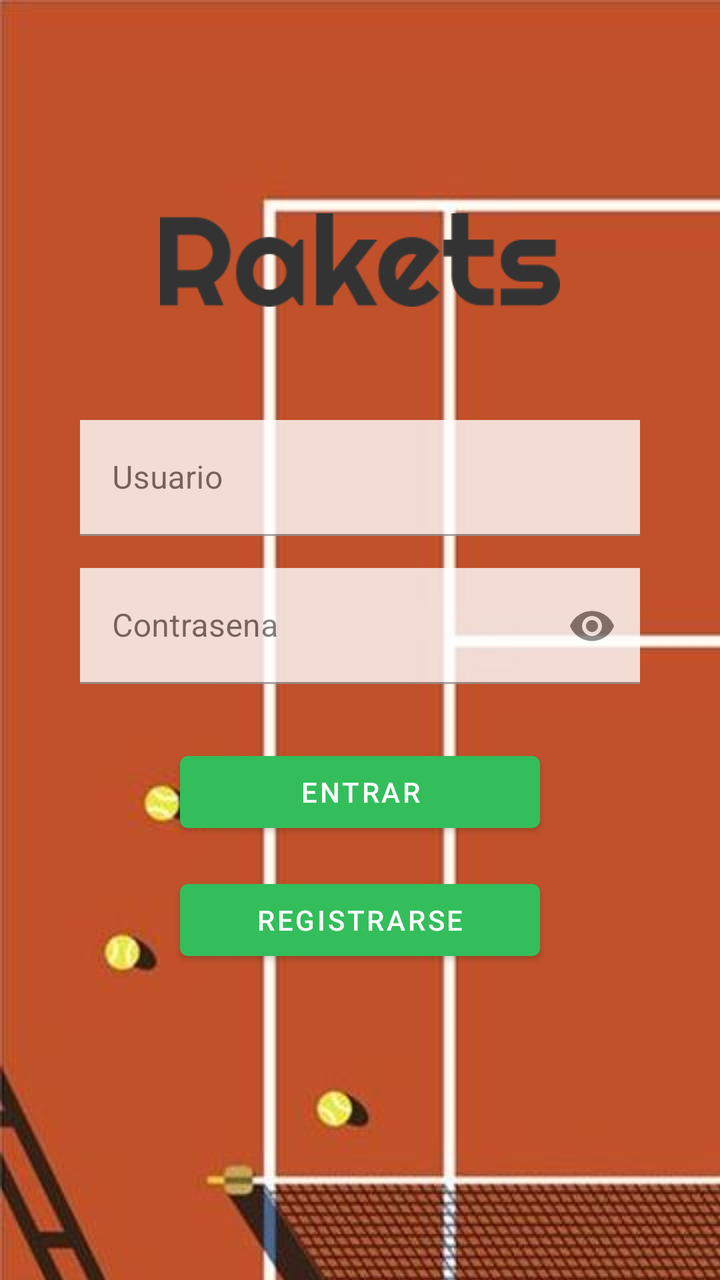
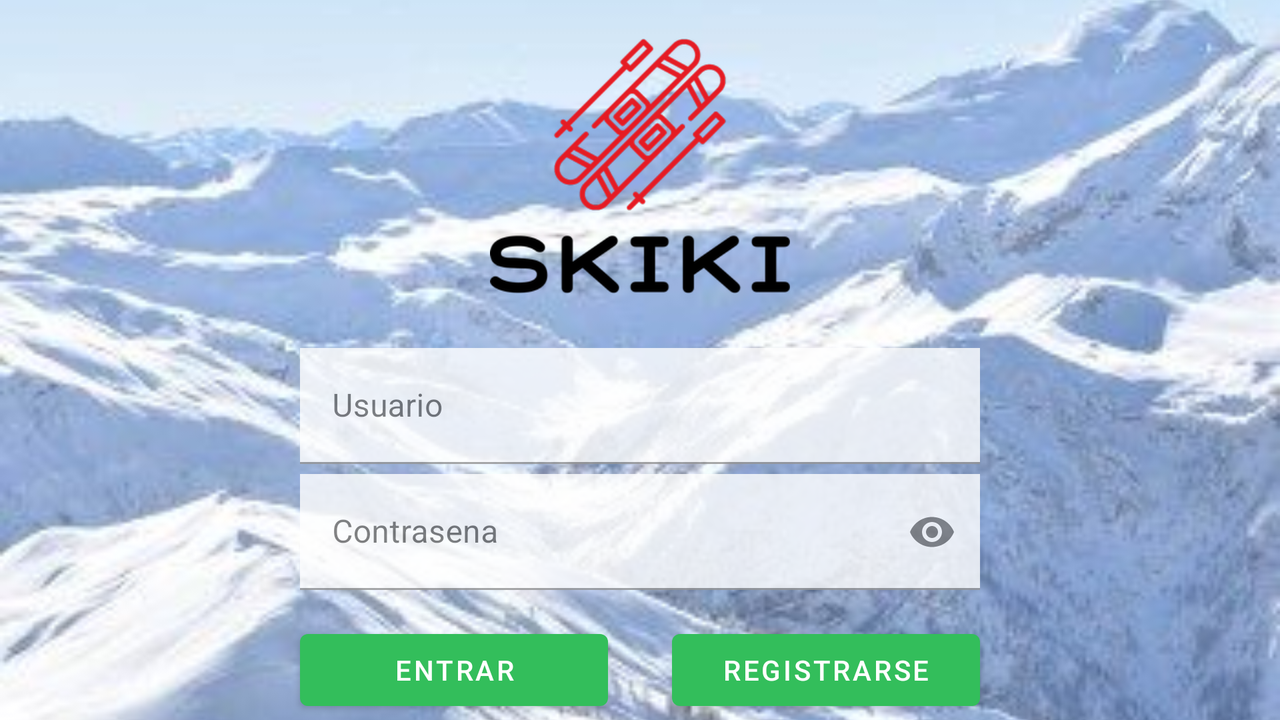

The same Android screen from two of the app's own layout files: first res/layout/ as a phone draws it, then the repository's variant for another configuration, drawn on a device whose configuration selects that folder. Both files follow.
<!-- AndroidManifest.xml: activity theme AppThemeNoActionBar -->
<!-- res/layout/activity_login.xml -->
<?xml version="1.0" encoding="utf-8"?>
<androidx.constraintlayout.widget.ConstraintLayout xmlns:android="http://schemas.android.com/apk/res/android"
    xmlns:app="http://schemas.android.com/apk/res-auto"
    xmlns:tools="http://schemas.android.com/tools"
    android:layout_width="match_parent"
    android:layout_height="match_parent"
    android:background="@color/colorAccent"
    android:fontFamily="@font/font"
    tools:context=".LoginActivity">

    

    <ImageView
        android:id="@+id/imageView3"
        android:layout_width="wrap_content"
        android:layout_height="wrap_content"
        app:layout_constraintStart_toStartOf="parent"
        app:layout_constraintTop_toTopOf="parent"
        android:scaleType="matrix"
        android:src="@drawable/tenis_fondo" />

    <ImageView
        android:id="@+id/imageView2"
        android:layout_width="0dp"
        android:layout_height="100dp"
        android:layout_margin="80dp"
        android:layout_marginTop="100dp"
        app:layout_constraintEnd_toEndOf="parent"
        app:layout_constraintStart_toStartOf="parent"
        app:layout_constraintTop_toTopOf="parent"


        app:srcCompat="@drawable/logo_rakets" />

    <com.google.android.material.textfield.TextInputLayout
        android:id="@+id/usernameTIL"
        android:layout_width="0dp"
        android:layout_height="58dp"
        android:layout_marginTop="30dp"
        android:layout_marginRight="40dp"
        android:layout_marginLeft="40dp"
        android:alpha="0.8"
        android:hint="Usuario"
        android:background="@android:color/white"
        app:layout_constraintEnd_toEndOf="parent"
        app:layout_constraintStart_toStartOf="parent"
        app:layout_constraintTop_toBottomOf="@id/imageView2">

        <com.google.android.material.textfield.TextInputEditText
            android:layout_width="match_parent"
            android:layout_height="match_parent"
            android:background="@android:color/white" />

    </com.google.android.material.textfield.TextInputLayout>



    <com.google.android.material.textfield.TextInputLayout
        android:id="@+id/passwordTIL"
        android:layout_width="0dp"
        android:layout_height="58dp"
        android:layout_marginTop="16dp"
        android:layout_marginRight="40dp"
        android:layout_marginLeft="40dp"
        android:alpha="0.8"
        android:hint="Contrasena"
        app:endIconMode="password_toggle"
        android:background="@android:color/white"
        app:layout_constraintEnd_toEndOf="parent"
        app:layout_constraintStart_toStartOf="parent"
        app:layout_constraintTop_toBottomOf="@id/usernameTIL">

    <com.google.android.material.textfield.TextInputEditText
        android:layout_width="match_parent"
        android:layout_height="match_parent"
        android:background="@android:color/white"
        android:inputType="textPassword"
        />
    </com.google.android.material.textfield.TextInputLayout>

    <androidx.constraintlayout.widget.Guideline
        android:id="@+id/guideline1"
        android:layout_width="wrap_content"
        android:layout_height="wrap_content"
        android:orientation="vertical"
        app:layout_constraintGuide_percent="0.25" />

    <androidx.constraintlayout.widget.Guideline
        android:id="@+id/guideline2"
        android:layout_width="wrap_content"
        android:layout_height="wrap_content"
        android:orientation="vertical"
        app:layout_constraintGuide_percent="0.75" />

    <com.google.android.material.button.MaterialButton
        android:id="@+id/material_btn_entrar"
        android:layout_width="0dp"
        android:layout_height="wrap_content"
        android:layout_marginTop="30dp"
        android:text="@string/txt_entrar"
        app:layout_constraintEnd_toEndOf="@id/guideline2"
        app:layout_constraintStart_toStartOf="@id/guideline1"
        app:layout_constraintTop_toBottomOf="@id/passwordTIL" />

    <com.google.android.material.button.MaterialButton
        android:id="@+id/material_btn_registrar"
        android:layout_width="0dp"
        android:layout_height="wrap_content"
        android:layout_marginTop="16dp"
        android:text="@string/txt_registrar"
        app:layout_constraintEnd_toEndOf="@id/guideline2"
        app:layout_constraintHorizontal_bias="0.0"
        app:layout_constraintStart_toStartOf="@id/guideline1"
        app:layout_constraintTop_toBottomOf="@+id/material_btn_entrar" />



</androidx.constraintlayout.widget.ConstraintLayout>
<!-- resources referenced by this layout -->
<resources>
  <color name="colorAccent">#FFE3B3</color>
  <!-- drawable logo_rakets: png bitmap (drawable, 6667 bytes) -->
  <!-- drawable tenis_fondo: jpg bitmap (drawable, 35236 bytes) -->
  <string name="txt_entrar">ENTRAR</string>
  <string name="txt_registrar">REGISTRARSE</string>
  <style name="AppThemeNoActionBar" parent="Theme.MaterialComponents.DayNight.NoActionBar">
          
          <item name="colorPrimary">@color/colorPrimary</item>
          <item name="colorPrimaryDark">@color/colorPrimaryDark</item>
          <item name="colorAccent">@color/colorAccent</item>
      </style>
  <color name="colorPrimary">#33BE5B</color>
  <color name="colorPrimaryDark">#0B8A30</color>
</resources>
<!-- res/layout-land/activity_login.xml (the repository's variant of the layout above) -->
<!-- drawn on the phone turned sideways -->
<?xml version="1.0" encoding="utf-8"?>
<androidx.constraintlayout.widget.ConstraintLayout xmlns:android="http://schemas.android.com/apk/res/android"
    xmlns:app="http://schemas.android.com/apk/res-auto"
    xmlns:tools="http://schemas.android.com/tools"
    android:layout_width="match_parent"
    android:layout_height="match_parent"
    android:background="@color/colorAccent"
    tools:context=".LoginActivity">

    

    <ImageView
        android:id="@+id/imageView3"
        android:layout_width="match_parent"
        android:layout_height="match_parent"
        app:layout_constraintStart_toStartOf="parent"
        app:layout_constraintTop_toTopOf="parent"
        android:scaleType="centerCrop"
        android:src="@drawable/sk2" />

    <ImageView
        android:id="@+id/imageView2"
        android:layout_width="150dp"
        android:layout_height="150dp"
        android:layout_margin="8dp"
        app:layout_constraintEnd_toEndOf="@id/guideline2"
        app:layout_constraintStart_toStartOf="@id/guideline1"
        app:layout_constraintTop_toTopOf="parent"
        android:src="@drawable/skiki" />

    <com.google.android.material.textfield.TextInputLayout
        android:id="@+id/usernameTIL"
        android:layout_width="0dp"
        android:layout_height="58dp"
        android:layout_marginHorizontal="150dp"
        android:layout_marginTop="16dp"
        android:alpha="0.8"
        android:background="@android:color/white"
        android:hint="Usuario"
        app:layout_constraintEnd_toEndOf="parent"
        app:layout_constraintStart_toStartOf="parent"
        app:layout_constraintTop_toBottomOf="@id/imageView2">

        <com.google.android.material.textfield.TextInputEditText
            android:layout_width="match_parent"
            android:layout_height="match_parent"
            android:background="@android:color/white" />
    </com.google.android.material.textfield.TextInputLayout>


    <com.google.android.material.textfield.TextInputLayout
        android:id="@+id/passwordTIL"
        android:layout_width="0dp"
        android:layout_height="58dp"
        android:layout_marginHorizontal="150dp"
        android:layout_marginTop="5dp"
        android:alpha="0.8"
        android:background="@android:color/white"
        android:hint="Contrasena"
        app:endIconMode="password_toggle"
        app:layout_constraintEnd_toEndOf="parent"
        app:layout_constraintStart_toStartOf="parent"
        app:layout_constraintTop_toBottomOf="@id/usernameTIL">

        <com.google.android.material.textfield.TextInputEditText
            android:layout_width="match_parent"
            android:layout_height="match_parent"
            android:background="@android:color/white"
            android:inputType="textPassword" />
    </com.google.android.material.textfield.TextInputLayout>

    <androidx.constraintlayout.widget.Guideline
        android:id="@+id/guideline1"
        android:layout_width="wrap_content"
        android:layout_height="wrap_content"
        android:orientation="vertical"
        app:layout_constraintGuide_percent="0.35" />

    <androidx.constraintlayout.widget.Guideline
        android:id="@+id/guideline2"
        android:layout_width="wrap_content"
        android:layout_height="wrap_content"
        android:orientation="vertical"
        app:layout_constraintGuide_percent="0.65" />

    <com.google.android.material.button.MaterialButton
        android:id="@+id/material_btn_entrar"
        android:layout_width="0dp"
        android:layout_height="wrap_content"
        android:layout_marginTop="16dp"
        android:layout_marginRight="16dp"
        android:layout_marginLeft="150dp"
        android:text="@string/txt_entrar"
        app:layout_constraintEnd_toEndOf="@id/guideline3"
        app:layout_constraintStart_toStartOf="parent"
        app:layout_constraintTop_toBottomOf="@id/passwordTIL"
        style="@style/ButtonStraight"/>

    <com.google.android.material.button.MaterialButton
        android:id="@+id/material_btn_registrar"
        android:layout_width="0dp"
        android:layout_height="wrap_content"
        android:layout_marginLeft="16dp"
        android:layout_marginTop="16dp"
        android:layout_marginRight="150dp"
        android:text="@string/txt_registrar"
        app:layout_constraintEnd_toEndOf="parent"
        app:layout_constraintStart_toStartOf="@id/guideline3"
        app:layout_constraintTop_toBottomOf="@id/passwordTIL"
        style="@style/ButtonStraight"/>

    <androidx.constraintlayout.widget.Guideline
        android:id="@+id/guideline3"
        android:layout_width="wrap_content"
        android:layout_height="wrap_content"
        android:orientation="vertical"
        app:layout_constraintGuide_percent="0.5" />
</androidx.constraintlayout.widget.ConstraintLayout>
<!-- resources referenced by the variant -->
<!-- as the phone turned sideways resolves them -->
<resources>
  <color name="colorAccent">#FFE3B3</color>
  <!-- drawable sk2: jpg bitmap (drawable, 30744 bytes) -->
  <!-- drawable skiki: png bitmap (drawable, 40050 bytes) -->
  <string name="txt_entrar">ENTRAR</string>
  <string name="txt_registrar">REGISTRARSE</string>
  <style name="AppThemeNoActionBar" parent="Theme.MaterialComponents.DayNight.NoActionBar">
          
          <item name="colorPrimary">@color/colorPrimary</item>
          <item name="colorPrimaryDark">@color/colorPrimaryDark</item>
          <item name="colorAccent">@color/colorAccent</item>
      </style>
  <color name="colorPrimary">#33BE5B</color>
  <color name="colorPrimaryDark">#0B8A30</color>
</resources>
